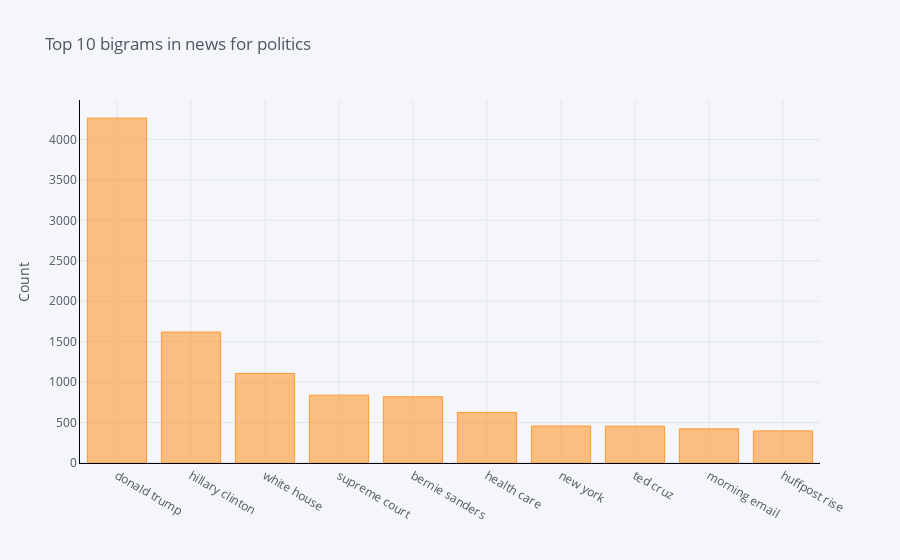

The notebook cell saved with this chart:
### Code cell
plot_top_n_bigram(df_top_10_category[df_top_10_category['category'] == 'POLITICS']['news'],title='Top 10 bigrams in news for politics',n=10)

### Figure 1 — Plotly figure (JSON) as saved in the notebook; plotly's stock layout.template omitted (floating-point values rounded to 4 significant figures)
{"data": [{"marker": {"color": "rgba(255, 153, 51, 0.6)", "line": {"color": "rgba(255, 153, 51, 1.0)", "width": 1}}, "name": "count", "orientation": "v", "text": "", "type": "bar", "x": ["donald trump", "hillary clinton", "white house", "supreme court", "bernie sanders", "health care", "new york", "ted cruz", "morning email", "huffpost rise"], "y": [4263, 1619, 1107, 839, 819, 625, 457, 455, 422, 397]}], "layout": {"legend": {"bgcolor": "#F5F6F9", "font": {"color": "#4D5663"}}, "paper_bgcolor": "#F5F6F9", "plot_bgcolor": "#F5F6F9", "title": {"font": {"color": "#4D5663"}, "text": "Top 10 bigrams in news for politics"}, "xaxis": {"gridcolor": "#E1E5ED", "linecolor": "black", "showgrid": true, "tickfont": {"color": "#4D5663"}, "title": {"font": {"color": "#4D5663"}, "text": ""}, "zerolinecolor": "#E1E5ED"}, "yaxis": {"gridcolor": "#E1E5ED", "linecolor": "black", "showgrid": true, "tickfont": {"color": "#4D5663"}, "title": {"font": {"color": "#4D5663"}, "text": "Count"}, "zerolinecolor": "#E1E5ED"}}}
